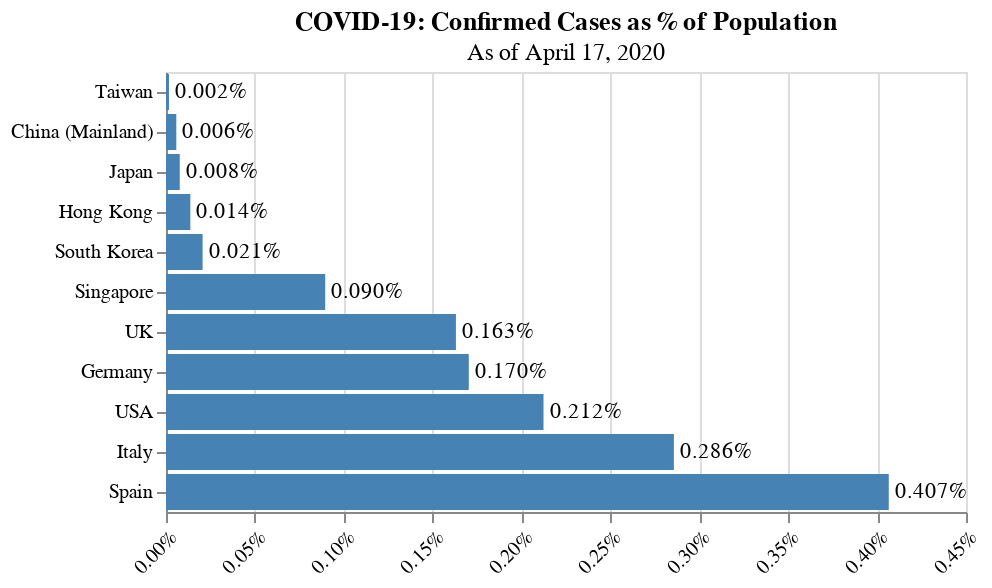

Notebook code for this chart:
### Code cell
# Confirmed over population
plot_case_pct(regions, regions.cop, 'COVID-19: Confirmed Cases as % of Population')

### Figure 1 — Vega-Lite specification as saved in the notebook (floating-point values rounded to 4 significant figures)
{"config": {"view": {"continuousWidth": 400, "continuousHeight": 300}, "axisX": {"labelAngle": -45, "title": null}, "axisY": {"title": null}, "bar": {"color": "steelblue"}}, "layer": [{"mark": "bar", "encoding": {"x": {"type": "quantitative", "axis": {"format": "%"}, "field": "%"}, "y": {"type": "ordinal", "field": "Region", "sort": "x"}}, "title": {"text": "COVID-19: Confirmed Cases as % of Population", "subtitle": "As of April 17, 2020"}}, {"mark": {"type": "text", "align": "left", "baseline": "middle", "dx": 3}, "encoding": {"text": {"type": "quantitative", "field": "%", "format": ".3%"}, "x": {"type": "quantitative", "axis": {"format": "%"}, "field": "%"}, "y": {"type": "ordinal", "field": "Region", "sort": "x"}}, "title": {"text": "COVID-19: Confirmed Cases as % of Population", "subtitle": "As of April 17, 2020"}}], "data": {"name": "data-7f013e24347eaa5177f3c19306d907ed"}, "$schema": "https://vega.github.io/schema/vega-lite/v4.8.1.json", "datasets": {"data-7f013e24347eaa5177f3c19306d907ed": [{"Region": "Taiwan", "%": 1.661e-05}, {"Region": "Singapore", "%": 0.0008955}, {"Region": "Hong Kong", "%": 0.000137}, {"Region": "South Korea", "%": 0.0002059}, {"Region": "Japan", "%": 7.737e-05}, {"Region": "China (Mainland)", "%": 5.795e-05}, {"Region": "USA", "%": 0.002123}, {"Region": "Italy", "%": 0.002857}, {"Region": "Germany", "%": 0.001703}, {"Region": "Spain", "%": 0.004066}, {"Region": "UK", "%": 0.001631}]}}
